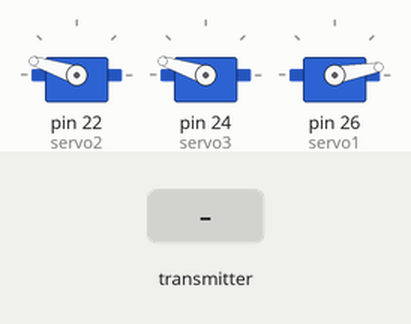
Bench run of a sketch on a simulated Arduino Mega 2560, built with avr-gcc and run on an emulated ATmega2560. Shown: 3 × servo. The inputs (shaded band) are chosen by the test bench. No radio packets arrive unless stated; what the sketch prints to the serial monitor is not drawn.

Above: at 2.2 s.
2.3 s: the transmitter starts sending RFB = 256
At 3.5 s:
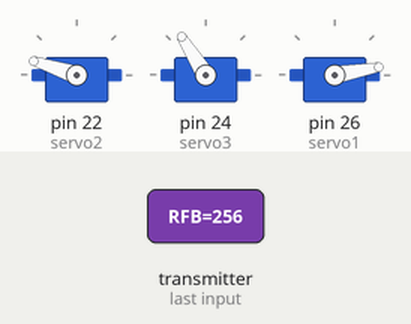
3.8 s: the transmitter starts sending RFB = 512
At 4.8 s:
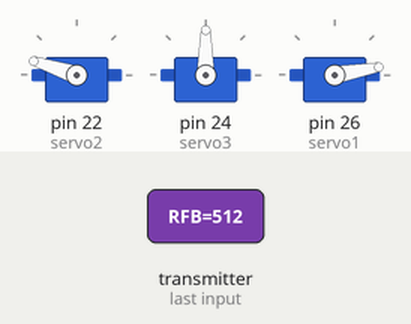
5.3 s: the transmitter starts sending RFB = 1023
At 5.8 s:
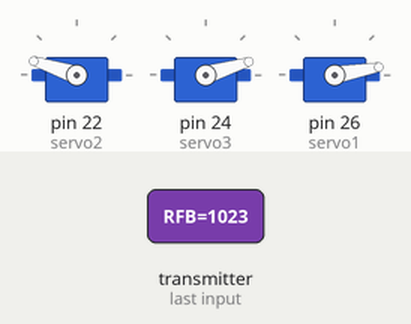
6.8 s: the transmitter starts sending RFB = 0
At 7.2 s:
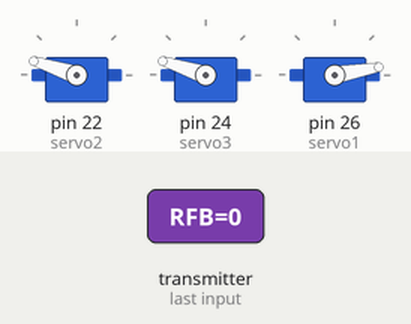
Timing chart, 0 to 9.3 s (numbered marks = the images above; inputs shaded):
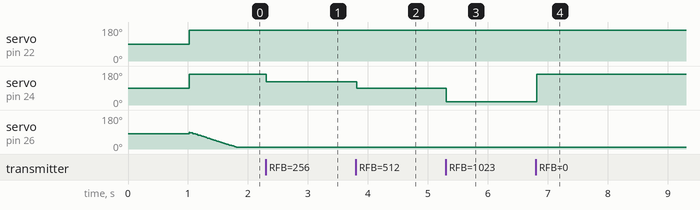

Measured:
- after the input at 2.3 s, servo on pin 24 (servo3): 162° → 122° at once
- after the input at 3.8 s, servo on pin 24 (servo3): 122° → 90° at once
- after the input at 5.3 s, servo on pin 24 (servo3): 90° → 17° at once
- after the input at 6.8 s, servo on pin 24 (servo3): 17° → 162° at once

The sketch:

CTV01.ino
```cpp
#include <Servo.h>

Servo servo1;   // throttle
Servo servo2;   // clutched CVT
Servo servo3;   // clutched CVT

// Radio
#include <SPI.h>
#include <nRF24L01.h>
#include <RF24.h>

RF24 radio(7, 8); // CE, CSN
const byte addresses[][6] = {"00001", "00002"};

//**************remote control****************
struct RECEIVE_DATA_STRUCTURE{
  //put your variable definitions here for the data you want to send
  //THIS MUST BE EXACTLY THE SAME ON THE OTHER ARDUINO
    int16_t menuDown;
    int16_t Select;
    int16_t menuUp;
    int16_t toggleBottom;
    int16_t toggleTop;
    int16_t toggle1;
    int16_t toggle2;
    int16_t mode;
    int16_t RLR;
    int16_t RFB;
    int16_t RT;
    int16_t LLR;
    int16_t LFB;
    int16_t LT;
};

RECEIVE_DATA_STRUCTURE mydata_remote;

int RLR = 0;
int RFB = 0;
int RT = 0;
int LLR = 0;
int LFB = 0;
int LT = 0;

unsigned long currentMillis;
long previousMillis = 0;    // set up timers
long interval = 10;        // time constant for timer

int throttle;           // accumulator for the throttle
int throttleOffset;     // throttle with offset for mid position of actual throttle

void setup() {


    // initialize serial communication
    Serial.begin(115200);

    radio.begin();
    radio.openWritingPipe(addresses[0]); // 00002
    radio.openReadingPipe(1, addresses[1]); // 00001
    radio.setPALevel(RF24_PA_MIN);

    radio.startListening();

    servo2.attach(22);    // clutch CVT
    servo3.attach(24);    // clutch CVT

    servo1.attach(26);    // throttle

    servo1.write(80);
    servo2.write(90);
    servo3.write(90);

    delay(1000);


}   // end of setup

// ********************* MAIN LOOP *******************************

void loop() {

        currentMillis = millis();
        if (currentMillis - previousMillis >= 10) {  // start timed event

            previousMillis = currentMillis;


            // check for radio data
            if (radio.available()) {
                    radio.read(&mydata_remote, sizeof(RECEIVE_DATA_STRUCTURE));
            }

            // threshold remote data
            // some are reversed based on stick wiring in remote
            RFB = (thresholdStick(mydata_remote.RFB))*-1;
            RLR = thresholdStick(mydata_remote.RLR);
            RT = thresholdStick(mydata_remote.RT);
            LFB = (thresholdStick(mydata_remote.LFB))*-1;
            LLR = thresholdStick(mydata_remote.LLR);
            LT = thresholdStick(mydata_remote.LT);

            RT = map(RT,0,512,0,2);

            // make the throttle respond to accoumulated value of each stick press

            throttle = throttle + RT;
            throttleOffset = throttle + 90;
            throttleOffset = constrain(throttleOffset,10,170);

            Serial.println(throttleOffset);
            servo1.write(throttleOffset);

            RFB = map(RFB,-512,512,10,170);
            LFB = map(LFB,-512,512,10,170);

            // write to the two servos operating the clutched CVTs

            servo3.write(RFB);
            servo2.write(LFB);


        }     // end of timed loop

}       // end  of main loop
```

thresholdSticks.ino
```cpp
int thresholdStick (int pos) {

    // get zero centre position
    pos = pos - 512;

    // threshold value for control sticks
    if (pos > 50) {
      pos = pos -50;
    }
    else if (pos < -50) {
      pos = pos +50;
    }
    else {
      pos = 0;
    }

    return pos;
}


// motion filter to filter motions and compliance

float filter(float prevValue, float currentValue, int filter) {
  float lengthFiltered =  (prevValue + (currentValue * filter)) / (filter + 1);
  return lengthFiltered;
}
```
